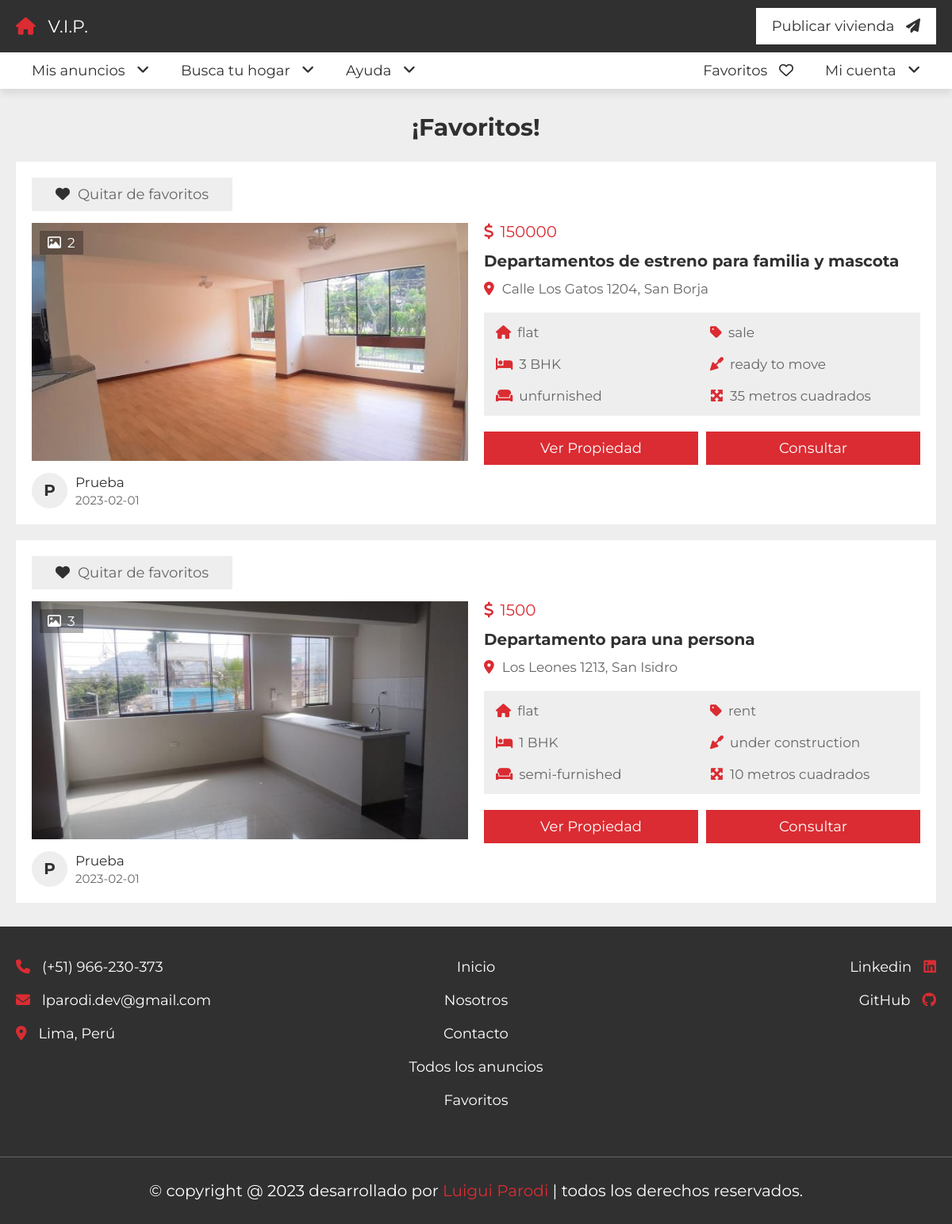
The page /project/saved.php (signed in) on the database its author committed.
### tables this page shows
CREATE TABLE `property` (
  `id` varchar(20) NOT NULL,
  `user_id` varchar(20) NOT NULL,
  `property_name` varchar(50) NOT NULL,
  `address` varchar(100) NOT NULL,
  `price` varchar(10) NOT NULL,
  `type` varchar(10) NOT NULL,
  `offer` varchar(10) NOT NULL,
  `status` varchar(50) NOT NULL,
  `furnished` varchar(50) NOT NULL,
  `bhk` varchar(10) NOT NULL,
  `deposite` varchar(10) NOT NULL,
  `bedroom` varchar(10) NOT NULL,
  `bathroom` varchar(10) NOT NULL,
  `balcony` varchar(10) NOT NULL,
  `carpet` varchar(10) NOT NULL,
  `age` varchar(2) NOT NULL,
  `total_floors` varchar(2) NOT NULL,
  `room_floor` varchar(2) NOT NULL,
  `loan` varchar(50) NOT NULL,
  `lift` varchar(3) NOT NULL DEFAULT 'no',
  `security_guard` varchar(3) NOT NULL DEFAULT 'no',
  `play_ground` varchar(3) NOT NULL DEFAULT 'no',
  `garden` varchar(3) NOT NULL DEFAULT 'no',
  `water_supply` varchar(3) NOT NULL DEFAULT 'no',
  `power_backup` varchar(3) NOT NULL DEFAULT 'no',
  `parking_area` varchar(3) NOT NULL DEFAULT 'no',
  `gym` varchar(3) NOT NULL DEFAULT 'no',
  `shopping_mall` varchar(3) NOT NULL DEFAULT 'no',
  `hospital` varchar(3) NOT NULL DEFAULT 'no',
  `school` varchar(3) NOT NULL DEFAULT 'no',
  `market_area` varchar(3) NOT NULL DEFAULT 'no',
  `image_01` varchar(50) NOT NULL,
  `image_02` varchar(50) NOT NULL,
  `image_03` varchar(50) NOT NULL,
  `image_04` varchar(50) NOT NULL,
  `image_05` varchar(50) NOT NULL,
  `description` varchar(1000) NOT NULL,
  `date` date NOT NULL DEFAULT current_timestamp()
);

CREATE TABLE `users` (
  `id` varchar(20) NOT NULL,
  `name` varchar(50) NOT NULL,
  `number` varchar(10) NOT NULL,
  `email` varchar(50) NOT NULL,
  `password` varchar(50) NOT NULL
);

### project/saved.php (the view, shortened to what this page needs)
<?php
include 'components/connect.php';
if (isset($_COOKIE['user_id'])) {
    $user_id = $_COOKIE['user_id'];
} else {
    $user_id = '';
}
?>
<!DOCTYPE html>
<html lang="es">
<head>
    <link rel="stylesheet" href="https://cdnjs.cloudflare.com/ajax/libs/font-awesome/6.2.0/css/all.min.css">
    <link rel="stylesheet" href="css/style.css">
</head>
<body>
    <?php include 'components/user_header.php'; ?>
    <section class="listings">
        <h1 class="heading">¡Favoritos!</h1>
        <div class="box-container">
            <?php
            $select_saved_property = $conn->prepare(
                "SELECT *
                FROM `saved`
                WHERE user_id = ?"
            );
            $select_saved_property->execute([$user_id]);
            if ($select_saved_property->rowCount() > 0) {
                while ($fetch_saved = $select_saved_property->fetch(PDO::FETCH_ASSOC)) {
                    $select_properties = $conn->prepare(
                        "SELECT *
                        FROM `property`
                        WHERE id = ?
                        ORDER BY date
                        DESC"
                    );
                    $select_properties->execute([$fetch_saved['property_id']]);
                    if ($select_properties->rowCount() > 0) {
                        while ($fetch_property = $select_properties->fetch(PDO::FETCH_ASSOC)) {
                            $select_user = $conn->prepare(
                                "SELECT *
                                FROM `users`
                                WHERE id = ?"
                            );
                            $select_user->execute([$fetch_property['user_id']]);
                            $fetch_user = $select_user->fetch(PDO::FETCH_ASSOC);
                            if (!empty($fetch_property['image_02'])) {
                                $image_count_02 = 1;
                            } else {
                                $image_count_02 = 0;
                            }
                            if (!empty($fetch_property['image_03'])) {
                                $image_count_03 = 1;
                            } else {
                                $image_count_03 = 0;
                            }
                            if (!empty($fetch_property['image_04'])) {
                                $image_count_04 = 1;
                            } else {
                                $image_count_04 = 0;
                            }
                            if (!empty($fetch_property['image_05'])) {
                                $image_count_05 = 1;
                            } else {
                                $image_count_05 = 0;
                            }
                            $total_images = (1 + $image_count_02 + $image_count_03 + $image_count_04 + $image_count_05);
                            $select_saved = $conn->prepare(
                                "SELECT *
                                FROM `saved`
                                WHERE property_id = ?
                                AND user_id = ?"
                            );
                            $select_saved->execute([$fetch_property['id'], $user_id]);
            ?>
                            <form action="" method="POST">
                                <div class="box">
                                    <?php
                                    if ($select_saved->rowCount() > 0) {
                                    ?>
                                        <button type="submit" name="save" class="save"><i class="fas fa-heart"></i><span>Quitar de favoritos</span></button>
                                    <?php
                                    } else {
                                    ?>
                                        <button type="submit" name="save" class="save"><i class="far fa-heart"></i><span>Favorito</span></button>
                                    <?php
                                    }
                                    ?>
                                    <div class="thumb">
                                        <p class="total-images"><i class="far fa-image"></i><span><?= $total_images; ?></span></p>
                                        <img src="uploaded_files/<?= $fetch_property['image_01']; ?>" alt="">
                                    </div>
                                    <div class="admin">
                                        <h3><?= substr($fetch_user['name'], 0, 1); ?></h3>
                                        <div>
                                            <p><?= $fetch_user['name']; ?></p>
                                            <span><?= $fetch_property['date']; ?></span>
                                        </div>
                                    </div>
                                </div>
                                <div class="box">
                                    <div class="price"><i class="fas fa-dollar-sign"></i><span><?= $fetch_property['price']; ?></span></div>
                                    <h3 class="name"><?= $fetch_property['property_name']; ?></h3>
                                    <p class="location"><i class="fas fa-map-marker-alt"></i><span><?= $fetch_property['address']; ?></span></p>
                                    <div class="flex">
                                        <p><i class="fas fa-house"></i><span><?= $fetch_property['type']; ?></span></p>
                                        <p><i class="fas fa-tag"></i><span><?= $fetch_property['offer']; ?></span></p>
                                        <p><i class="fas fa-bed"></i><span><?= $fetch_property['bhk']; ?> BHK</span></p>
                                        <p><i class="fas fa-trowel"></i><span><?= $fetch_property['status']; ?></span></p>
                                        <p><i class="fas fa-couch"></i><span><?= $fetch_property['furnished']; ?></span></p>
                                        <p><i class="fas fa-maximize"></i><span><?= $fetch_property['carpet']; ?> metros cuadrados</span></p>
                                    </div>
                                    <div class="flex-btn">
                                        <a href="view_property.php?get_id=<?= $fetch_property['id']; ?>" class="btn">Ver propiedad</a>
                                        <input type="submit" value="Consultar" name="send" class="btn">
                                    </div>
                                </div>
                            </form>
            <?php
                        }
                    } else {
                        echo '<p class="empty">¡No hay propiedades añadidas aún! <a href="post_property.php" style="margin-top:1.5rem;" class="btn">add new</a></p>';
                    }
                }
            } else {
                echo '<p class="empty">¡No tienes ningún anuncio en favoritos! <a href="listings.php" style="margin-top:1.5rem;" class="btn"> Ver anuncios</a></p>';
            }
            ?>
        </div>
    </section>
    <?php include 'components/footer.php'; ?>
</body>
</html>

### project/css/style.css (style rules this page uses)
:root { --main-color: #da2c32; --light-color: #666; --light-bg: #eee; --white: #fff; --black: #303030; --border: 0.1rem solid var(--light-color); --box-shadow: 0 0.5rem 1rem rgba(0, 0, 0, 0.1); }
* { font-family: "Montserrat", sans-serif; margin: 0; padding: 0; box-sizing: border-box; outline: none; border: none; text-decoration: none; }
html { font-size: 62.5%; overflow-x: hidden; scroll-behavior: smooth; scroll-padding-top: 10rem; }
body { background-color: var(--light-bg); }
section { padding: 3rem 2rem; max-width: 1200px; margin: 0 auto; }
.heading { text-align: center; padding-bottom: 2.5rem; font-size: 3rem; color: var(--black); text-transform: capitalize; }
.btn, .inline-btn { margin-top: 1rem; padding: 1rem 3rem; background-color: var(--main-color); color: var(--white); cursor: pointer; text-align: center; font-size: 1.8rem; text-transform: capitalize; }
.btn { display: block; width: 100%; }
.flex-btn { display: flex; gap: 1rem; justify-content: space-between; align-items: flex-end; }
.listings .box-container { display: grid; row-gap: 2rem; }
.listings .box-container form { background-color: var(--white); box-shadow: var(--box-shodow); padding: 2rem; display: flex; gap: 2rem; flex-wrap: wrap; align-items: center; }
.listings .box-container form .box { flex: 1 1 40rem; overflow-x: hidden; }
.listings .box-container form .box .thumb { height: 30rem; position: relative; margin: 1.5rem 0; }
.listings .box-container form .box .thumb img { height: 100%; width: 100%; object-fit: cover; }
.listings .box-container form .box .save { padding: 1rem 3rem; background-color: var(--light-bg); font-size: 1.8rem; cursor: pointer; }
.listings .box-container form .box .save i { margin-right: 1rem; color: var(--black); }
.listings .box-container form .box .save span { color: var(--light-color); }
.listings .box-container form .box .thumb .total-images { position: absolute; top: 1rem; left: 1rem; background-color: rgba(0, 0, 0, 0.3); color: var(--white); padding: 0.5rem 1rem; font-size: 1.7rem; }
.listings .box-container form .box .thumb .total-images i { margin-right: 0.8rem; }
.listings .box-container form .box .admin { display: flex; align-items: center; gap: 1rem; }
.listings .box-container form .box .admin h3 { height: 4.5rem; line-height: 4.4rem; width: 4.5rem; border-radius: 50%; font-size: 2rem; color: var(--black); background-color: var(--light-bg); text-align: center; text-transform: uppercase; }
.listings .box-container form .box .admin p { padding-bottom: 0.3rem; color: var(--black); font-size: 1.7rem; }
.listings .box-container form .box .admin span { color: var(--light-color); font-size: 1.5rem; }
.listings .box-container form .box .price { font-size: 2rem; color: var(--main-color); }
.listings .box-container form .box .price i { margin-right: 0.8rem; }
.listings .box-container form .box .name { font-size: 2rem; padding: 1rem 0; color: var(--black); line-height: 1.5; text-overflow: ellipsis; }
.listings .box-container form .box .location { font-size: 1.7rem; color: var(--light-color); padding-bottom: 1rem; }
.listings .box-container form .box .location i { margin-right: 1rem; color: var(--main-color); }
.listings .box-container form .box .flex { margin: 1rem 0; background-color: var(--light-bg); padding: 1.5rem; display: flex; flex-wrap: wrap; justify-content: space-between; gap: 2rem; }
.listings .box-container form .box .flex p { font-size: 1.7rem; flex: 1 1 20rem; }
.listings .box-container form .box .flex p i { color: var(--main-color); margin-right: 0.8rem; }
.listings .box-container form .box .flex p span { color: var(--light-color); }

### rows shown on the page
property: total_images "2", image_01 (picture), user.name "P", user.name "Prueba", date "2023-02-01", price "150000", property_name "Departamentos de estreno para familia y mascota", address "Calle Los Gatos 1204, San Borja", type "flat", offer "sale", bhk "3", status "ready to move", furnished "unfurnished", carpet "35"
property: total_images "3", image_01 (picture), user.name "P", user.name "Prueba", date "2023-02-01", price "1500", property_name "Departamento para una persona", address "Los Leones 1213, San Isidro", type "flat", offer "rent", bhk "1", status "under construction", furnished "semi-furnished", carpet "10"
